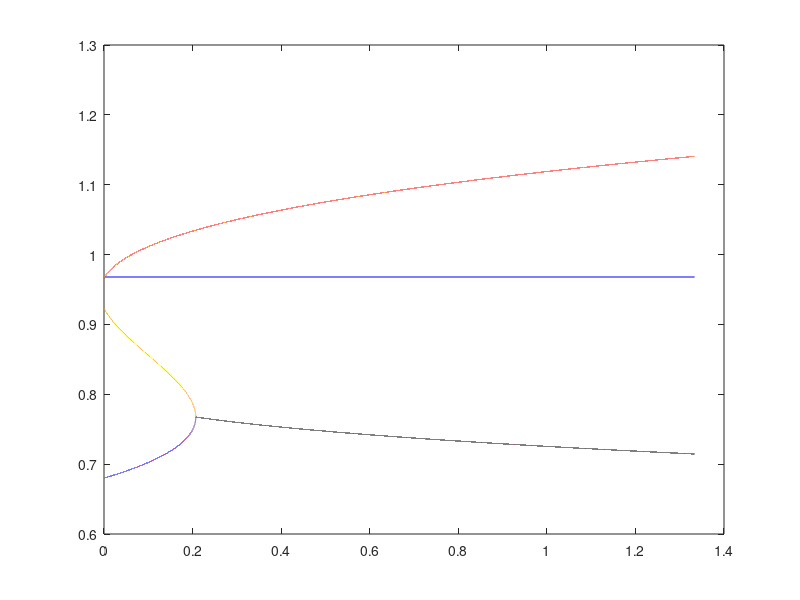

MATLAB code for this plot: (Note: this script raises an error after producing the figure.)
%Зависимости
m_1 = 5; m_2 = 13; m_3 = 30; m_4 = 45;
a = 0.15; beta = 0.01;
n = 100000;
x = linspace(0,12/9, n);
lambda = [1:n; 1:n; 1:n; 1:n].';
y= 200;
time_line = 0:y;
kogort = [0:y; 0:y; 0:y; 0:y; ];
kogort (:, 1) = [20; 20; 20; 20];
% Функция считающая собственные числа
lesli = @(b) [((m_1 - 1) * (1 - a)/ m_1) 0 b 0;
    ((1 - a)/m_1) ((m_2 - 1)/m_2) 0 0;
    0 (1/m_2) ((m_3 - 1)/ m_3) 0;
    0 0 (1/m_3) ((m_4 -1)*(1 -  beta)/m_4)];
%Ищем значения для b
for itr = 1:n
    time =  eig(lesli(x(itr)));
    lambda(itr,:) = real(time);
    %Условие на нужное мне b_0
    if and( lambda(itr,2) < 1 + 10^(-6),   1 - 10^(-6) < lambda(itr,2)) 
        b_0 = x(itr)
    end
end
for itr = 2:y+1
    kogort(:, itr) = lesli(b_0) * kogort(:,itr-1);
end

%вывод результатов
figure(1);
plot(x, lambda);
legend('$\lambda_1$', '$\lambda_2$', '$\lambda_3$', '$\lambda_4$', Interpreter = 'latex', FontSize = 14);
xlabel('$b$', Interpreter = 'latex', FontSize = 14);
ylabel('$\lambda(b)$', Interpreter = 'latex', FontSize = 14);
grid on;
figure(2);
plot(time_line, kogort);
legend('$1-5$', '$6-18$', '$19-48$', '$49-88$', Interpreter = 'latex', FontSize = 14);
xlabel('$Year$', Interpreter = 'latex', FontSize = 14);
ylabel('$Quantity$', Interpreter = 'latex', FontSize = 14);
grid on;
